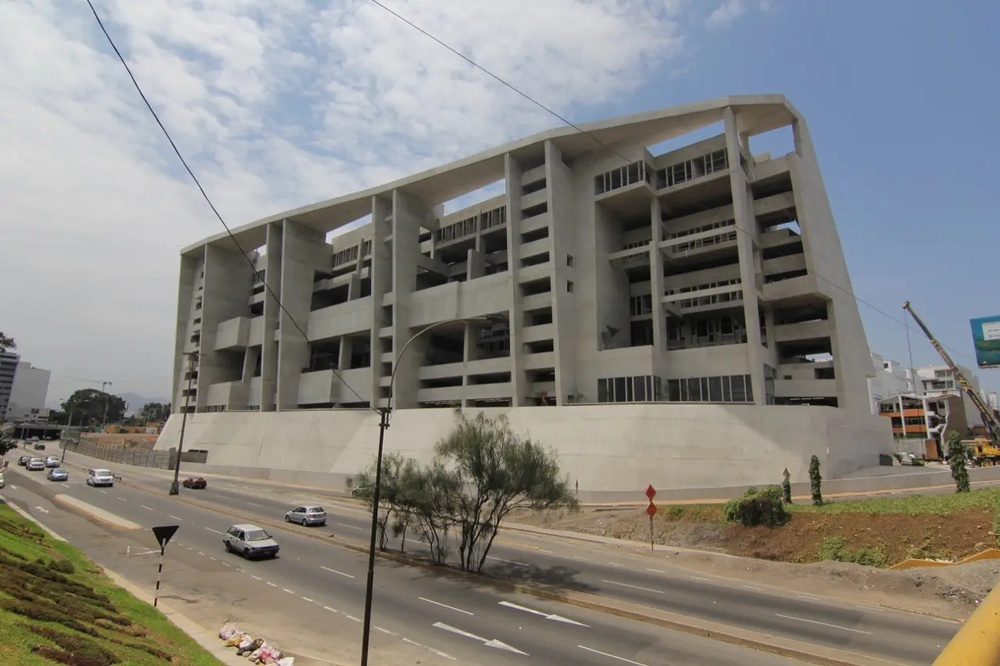
#> input picture CG/W12/img/utec1.jpg, 1000 x 666 px, shrunk from 1280 x 853 before the run
$ python sift_keypoints.py
#> lines starting #> are read from the running program, lines starting #| are printed output that depends on the picture
import numpy as np
import cv2 as cv
import matplotlib.pyplot as plt

# Cargar la imagen en escala de grises
img = cv.imread('./img/utec1.jpg', cv.IMREAD_GRAYSCALE)
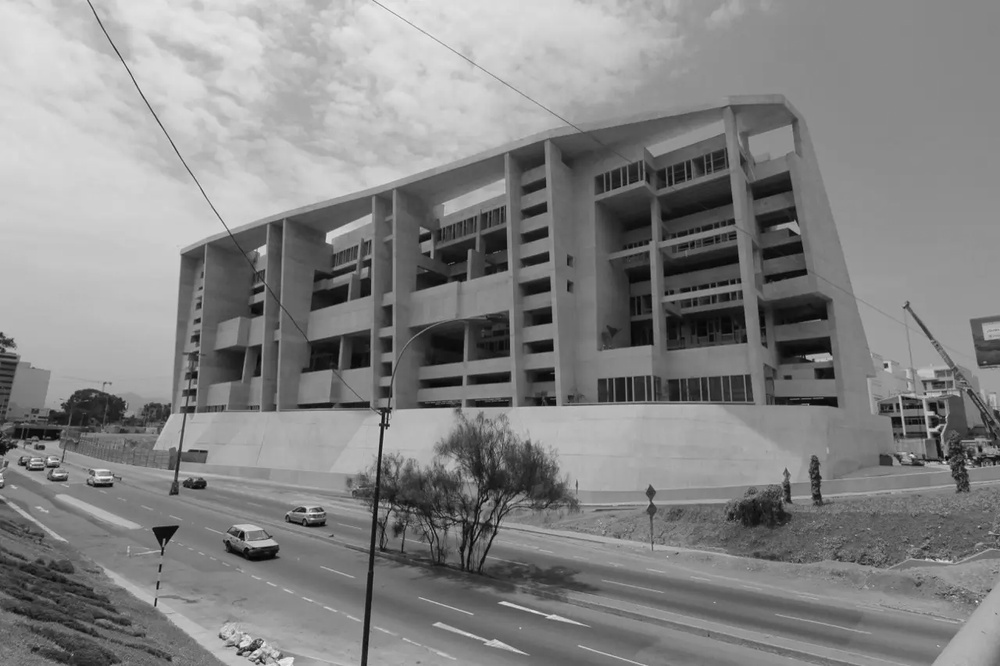
#> img: shape (666, 1000); min 0, max 255, mean 132.3

# Verificar si la imagen se cargó correctamente
if img is None:
    print("Error: No se pudo cargar la imagen")
    exit()

# Crear el detector SIFT
sift = cv.SIFT_create()

# Detectar keypoints y descriptores con SIFT
keypoints, descriptors = sift.detectAndCompute(img, None)
#> keypoints = 2519 keypoints; strongest (x, y, size): (886, 365, 3), (303, 510, 3.4), (808, 357, 3.7), (239, 654, 2.9)

print(f"Se encontraron {len(keypoints)} keypoints")
#| Se encontraron 2519 keypoints

# Convertir la imagen a color para poder dibujar en rojo
img_color = cv.cvtColor(img, cv.COLOR_GRAY2BGR)

# Dibujar los keypoints como puntos rojos
img_with_keypoints = cv.drawKeypoints(img_color, keypoints, None,
                                     color=(0, 0, 255),  # Color rojo en formato BGR
                                     flags=cv.DRAW_MATCHES_FLAGS_DRAW_RICH_KEYPOINTS)
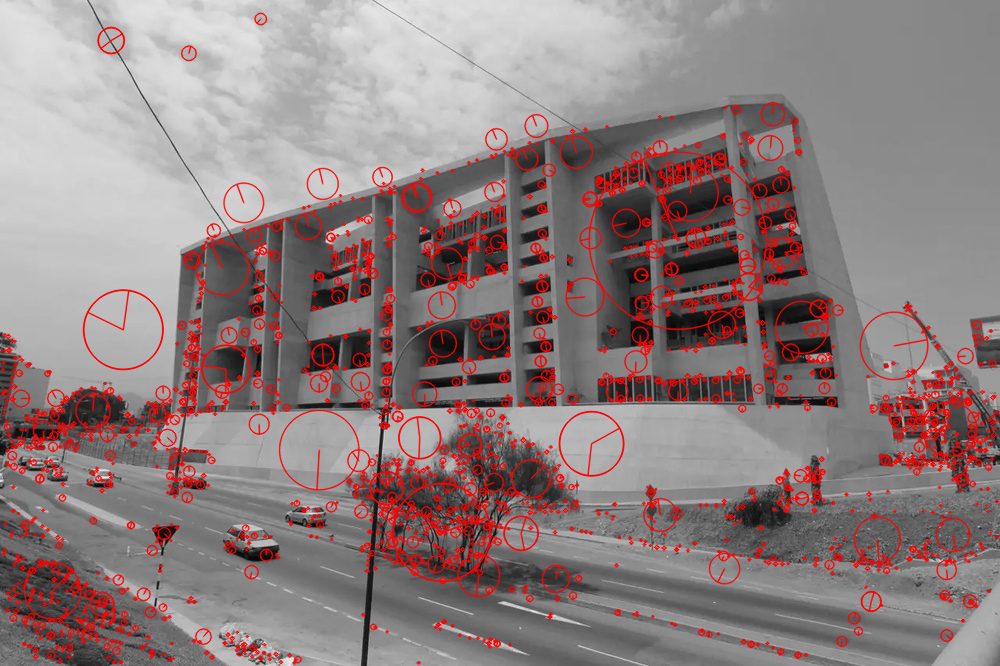
#> img_with_keypoints: shape (666, 1000, 3); mean B, G, R 126.1, 126.1, 142.8

# Guardar la imagen con los keypoints
cv.imwrite('sift_keypoints.jpg', img_with_keypoints)

# [6 lines of commented-out code are left out]

print("Imagen guardada como 'sift_keypoints.jpg'")

$ run again, with CG/W12/img/utec2.jpg copied over CG/W12/img/utec1.jpg
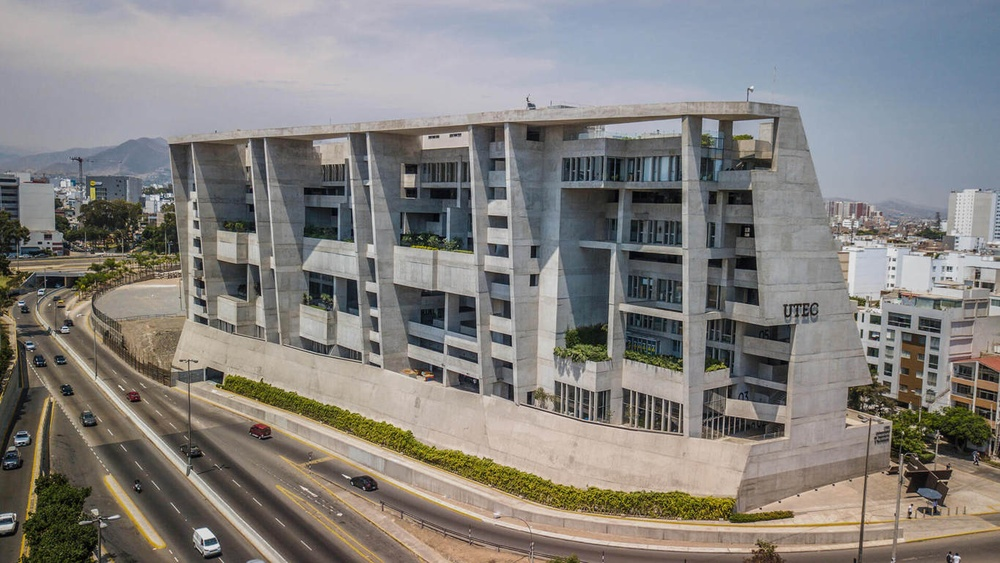
#> input picture CG/W12/img/utec2.jpg, 1000 x 563 px, shrunk from 1365 x 768 before the run
#> `img = cv.imread('./img/utec1.jpg', cv.IMREAD_GRAYSCALE)`:
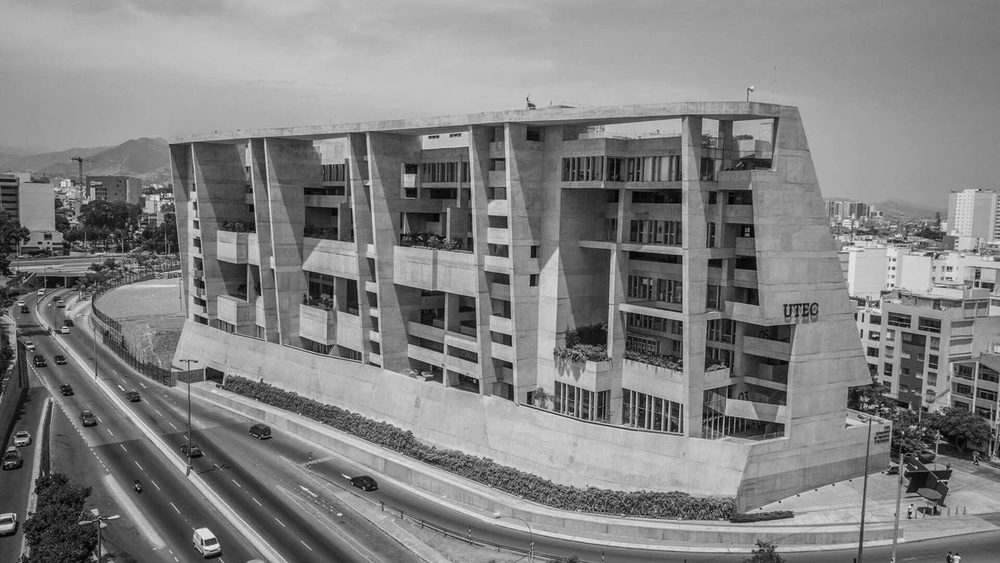
#> img: shape (563, 1000); min 0, max 246, mean 130.2
#> keypoints = 3763 keypoints; strongest (x, y, size): (893, 268, 2.2), (892, 285, 2.1), (204, 533, 8.9), (910, 513, 2.3)
#| Se encontraron 3763 keypoints
#> `img_with_keypoints = cv.drawKeypoints(img_color, keypoints, None, colo..`:
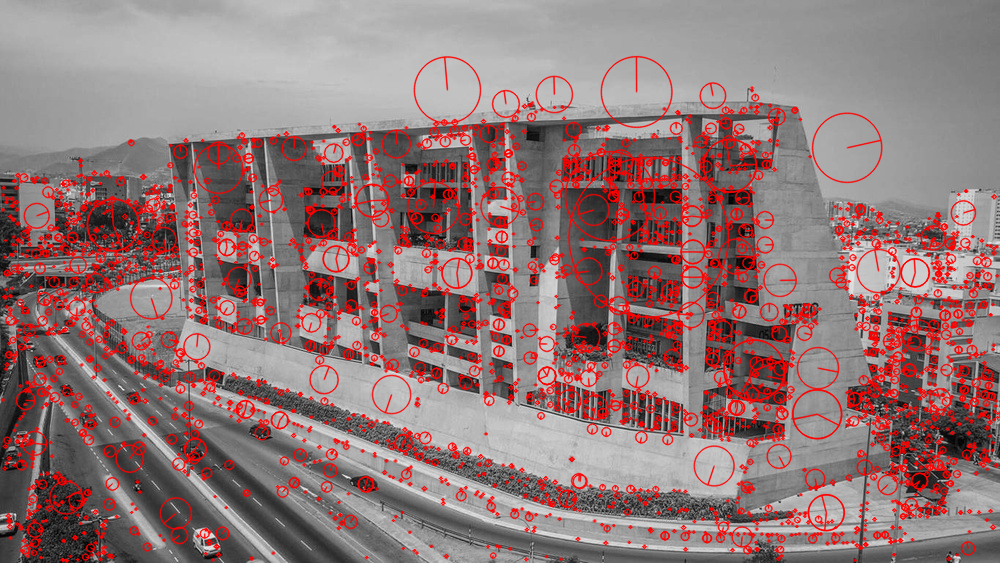
#> img_with_keypoints: shape (563, 1000, 3); mean B, G, R 118.5, 118.5, 145.8

$ run again, with CG/W12/img/utec3.jpg copied over CG/W12/img/utec1.jpg
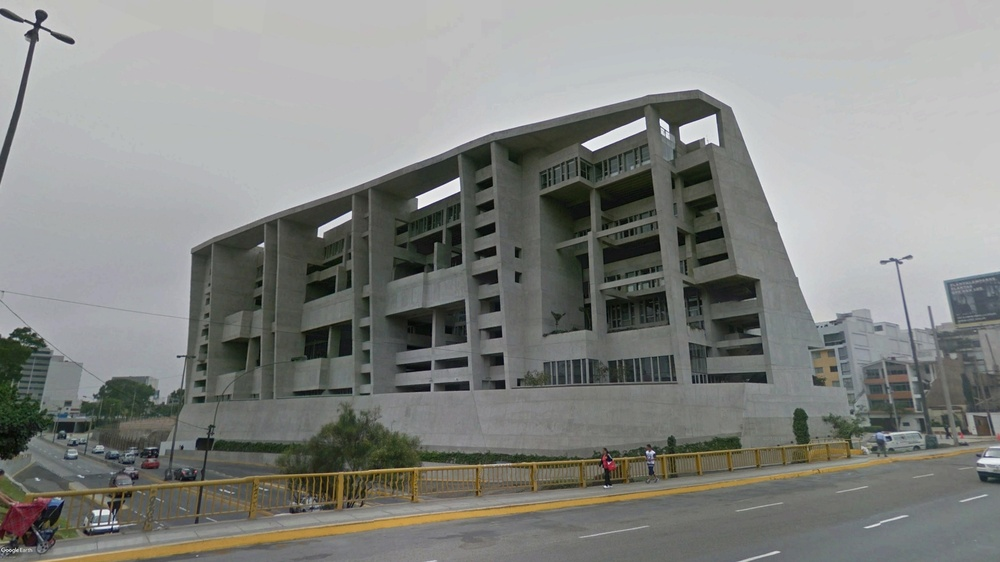
#> input picture CG/W12/img/utec3.jpg, 1000 x 562 px, shrunk from 2000 x 1125 before the run
#> `img = cv.imread('./img/utec1.jpg', cv.IMREAD_GRAYSCALE)`:
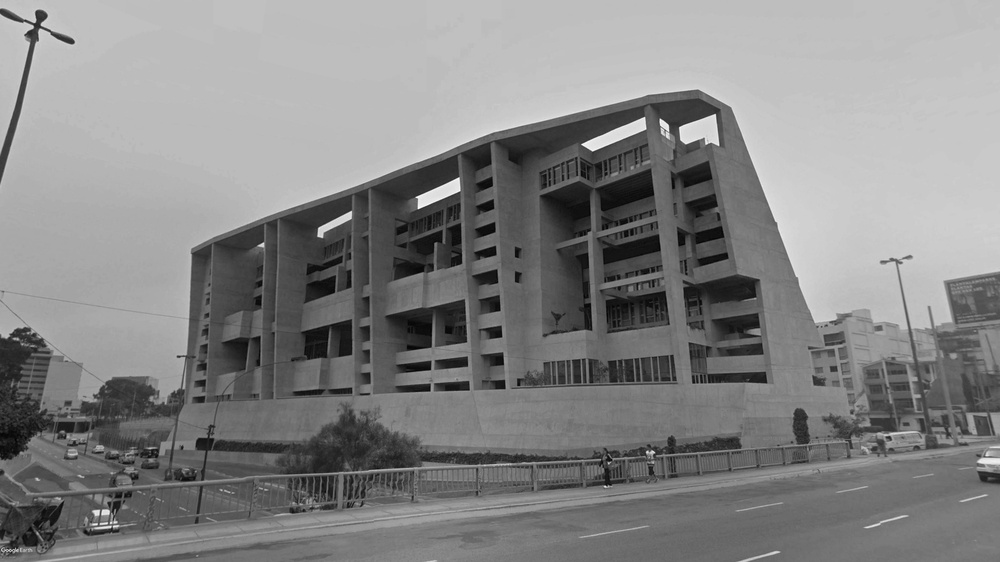
#> img: shape (562, 1000); min 1, max 255, mean 132.7
#> keypoints = 2161 keypoints; strongest (x, y, size): (424, 200, 10.9), (453, 187, 10.9), (593, 144, 10), (41, 15, 7.4)
#| Se encontraron 2161 keypoints
#> `img_with_keypoints = cv.drawKeypoints(img_color, keypoints, None, colo..`:
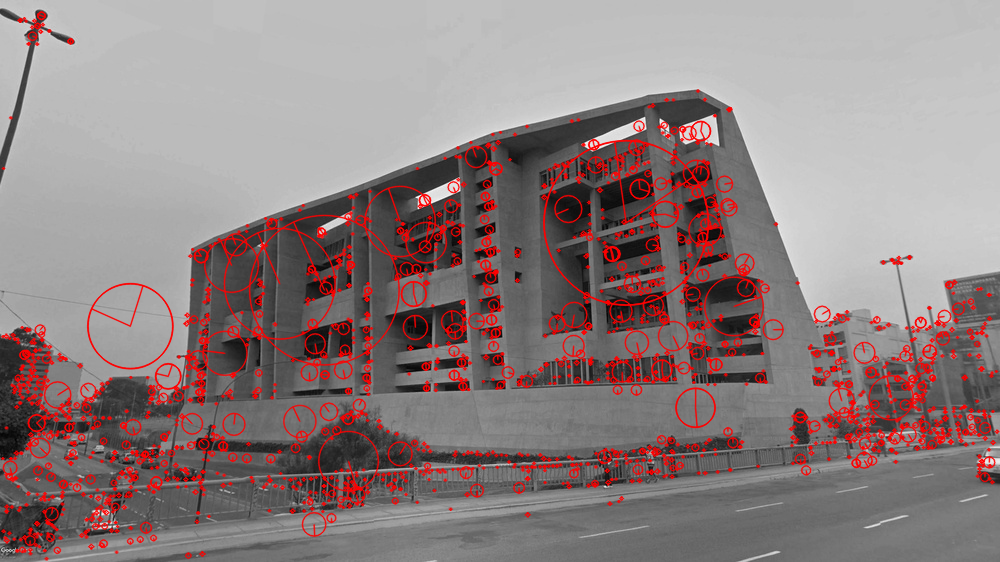
#> img_with_keypoints: shape (562, 1000, 3); mean B, G, R 127.4, 127.4, 142.9

$ run again, with CG/W12/img/carro1.jpg copied over CG/W12/img/utec1.jpg
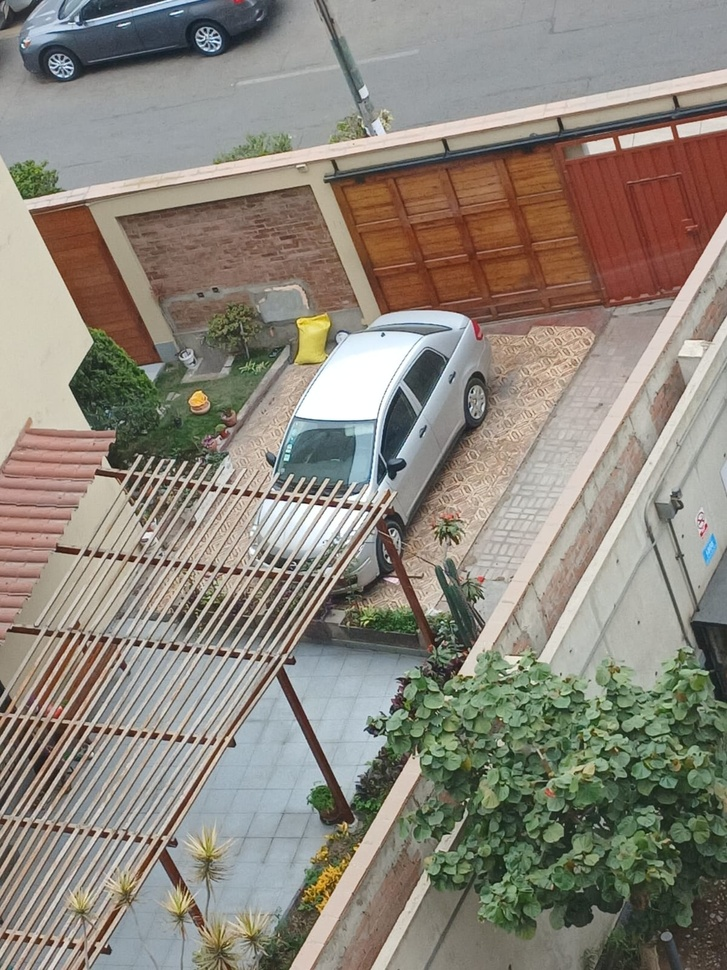
#> input picture CG/W12/img/carro1.jpg, 727 x 970 px, shrunk from 1200 x 1600 before the run
#> `img = cv.imread('./img/utec1.jpg', cv.IMREAD_GRAYSCALE)`:
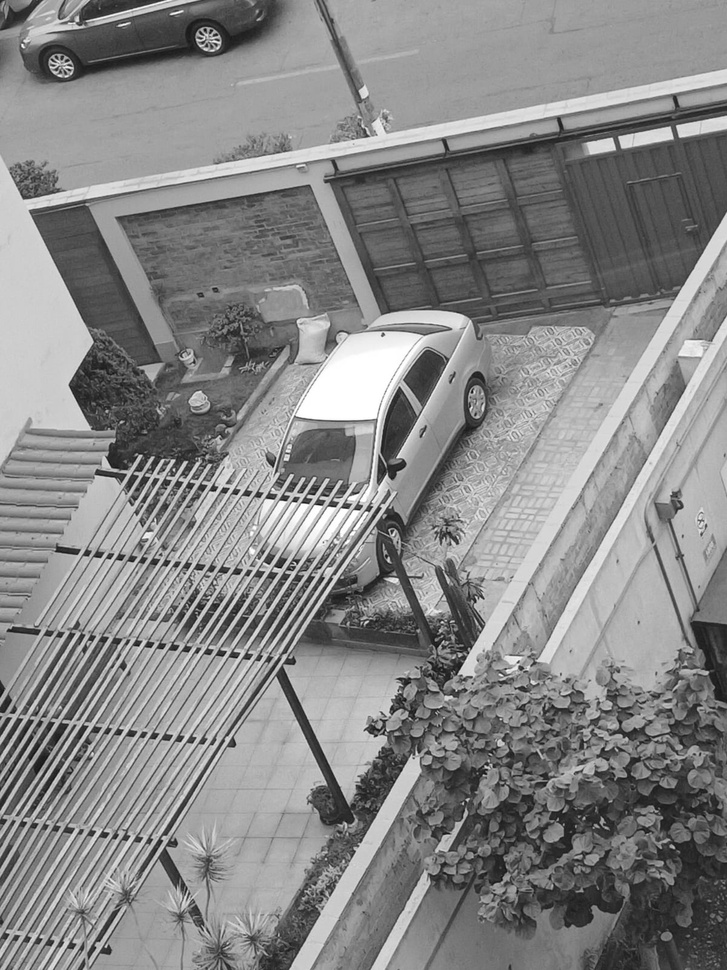
#> img: shape (970, 727); min 3, max 255, mean 134.8
#> keypoints = 5354 keypoints; strongest (x, y, size): (214, 488, 4.3), (346, 506, 4.7), (284, 498, 4.5), (236, 492, 4.2)
#| Se encontraron 5354 keypoints
#> `img_with_keypoints = cv.drawKeypoints(img_color, keypoints, None, colo..`:
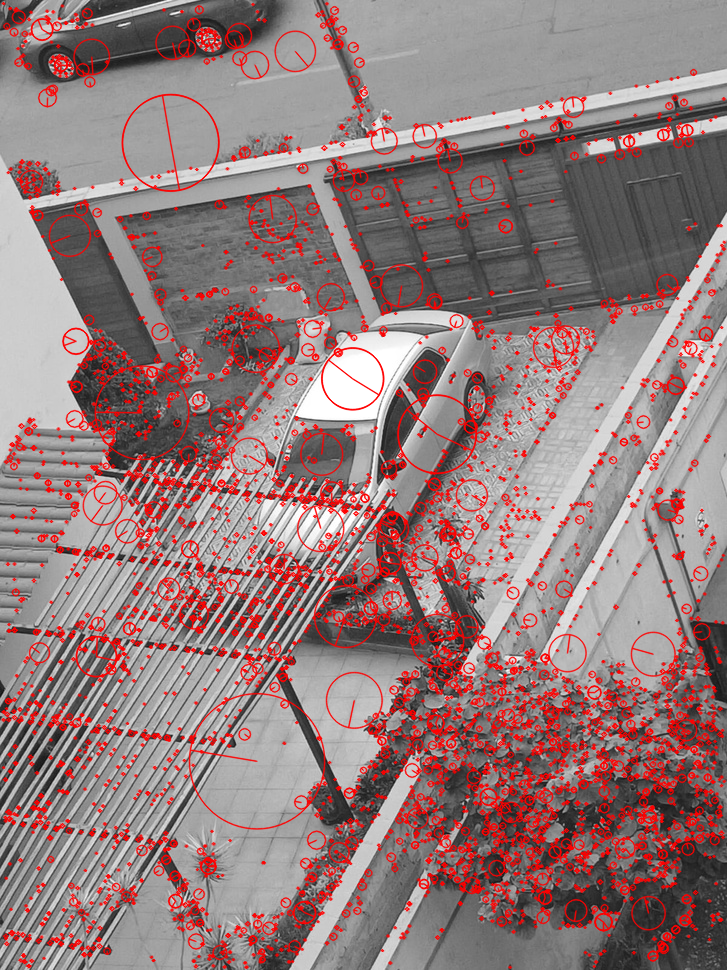
#> img_with_keypoints: shape (970, 727, 3); mean B, G, R 123, 123, 147.9
